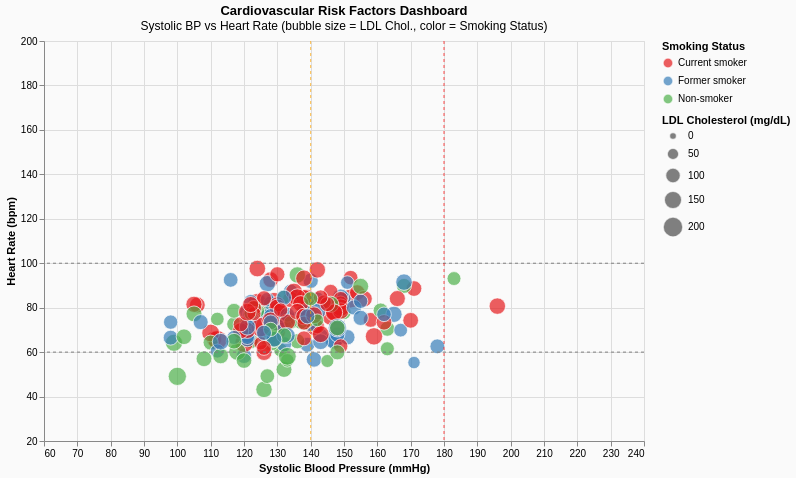

Vega-Lite specification for this chart:
### Vega-Lite specification from a JSON file in a GitHub repository (floating-point values rounded to 4 significant figures; data arrays with more than 128 entries replaced by an {"elided": "..."} marker saying what was removed)
{"config": {"view": {"continuousWidth": 300, "continuousHeight": 300}}, "layer": [{"data": {"name": "data-b4293fce3aa16aacc423cf4ca3422dec"}, "mark": {"type": "circle", "stroke": "white", "strokeWidth": 1}, "encoding": {"color": {"field": "smoking_status", "scale": {"scheme": "set1"}, "title": "Smoking Status", "type": "nominal"}, "size": {"field": "cholesterol_ldl", "scale": {"range": [50, 400]}, "title": "LDL Cholesterol (mg/dL)", "type": "quantitative"}, "tooltip": [{"field": "patient_id", "title": "Patient", "type": "nominal"}, {"field": "age", "title": "Age", "type": "quantitative"}, {"field": "gender", "title": "Gender", "type": "nominal"}, {"field": "heart_rate", "title": "HR (bpm)", "type": "quantitative"}, {"field": "systolic_bp", "title": "SBP (mmHg)", "type": "quantitative"}, {"field": "diastolic_bp", "title": "DBP (mmHg)", "type": "quantitative"}, {"field": "cholesterol_ldl", "title": "LDL Chol.", "type": "quantitative"}, {"field": "smoking_status", "title": "Smoking", "type": "nominal"}, {"field": "condition", "title": "Condition", "type": "nominal"}, {"field": "activity_level", "title": "Activity", "type": "nominal"}, {"field": "sleep_hours_avg", "title": "Avg Sleep (hrs)", "type": "quantitative"}], "x": {"field": "systolic_bp", "scale": {"domain": [70, 230]}, "title": "Systolic Blood Pressure (mmHg)", "type": "quantitative"}, "y": {"field": "heart_rate", "scale": {"domain": [30, 190]}, "title": "Heart Rate (bpm)", "type": "quantitative"}}, "name": "view_3", "title": {"text": "Cardiovascular Risk Factors Dashboard", "subtitle": "Systolic BP vs Heart Rate (bubble size = LDL Chol., color = Smoking Status)"}}, {"data": {"name": "data-218f451a9b484fe1e4f3cd4dcf872e3b"}, "mark": {"type": "rule", "color": "gray", "strokeDash": [3, 3]}, "encoding": {"y": {"field": "hr_ref_val", "type": "quantitative"}}}, {"data": {"name": "data-eadb352eb5f57a7f651a9355da1c0ba6"}, "mark": {"type": "rule", "color": "gray", "strokeDash": [3, 3]}, "encoding": {"y": {"field": "hr_ref_val", "type": "quantitative"}}}, {"data": {"name": "data-981ea8503f46b7ebc8fa332006858c26"}, "mark": {"type": "rule", "color": "orange", "opacity": 0.7, "strokeDash": [3, 3]}, "encoding": {"x": {"field": "sbp_ref_val", "type": "quantitative"}}}, {"data": {"name": "data-843ba09d9b170003290185e0abedecda"}, "mark": {"type": "rule", "color": "red", "opacity": 0.7, "strokeDash": [3, 3]}, "encoding": {"x": {"field": "sbp_ref_val", "type": "quantitative"}}}], "background": "#fafafa", "height": 400, "params": [{"name": "param_2", "select": {"type": "interval", "encodings": ["x"]}, "bind": "scales", "views": ["view_3"]}], "width": 600, "$schema": "https://vega.github.io/schema/vega-lite/v5.20.1.json", "datasets": {"data-b4293fce3aa16aacc423cf4ca3422dec": {"elided": "200 records"}, "data-218f451a9b484fe1e4f3cd4dcf872e3b": [{"hr_ref_val": 60}], "data-eadb352eb5f57a7f651a9355da1c0ba6": [{"hr_ref_val": 100}], "data-981ea8503f46b7ebc8fa332006858c26": [{"sbp_ref_val": 140}], "data-843ba09d9b170003290185e0abedecda": [{"sbp_ref_val": 180}]}}
